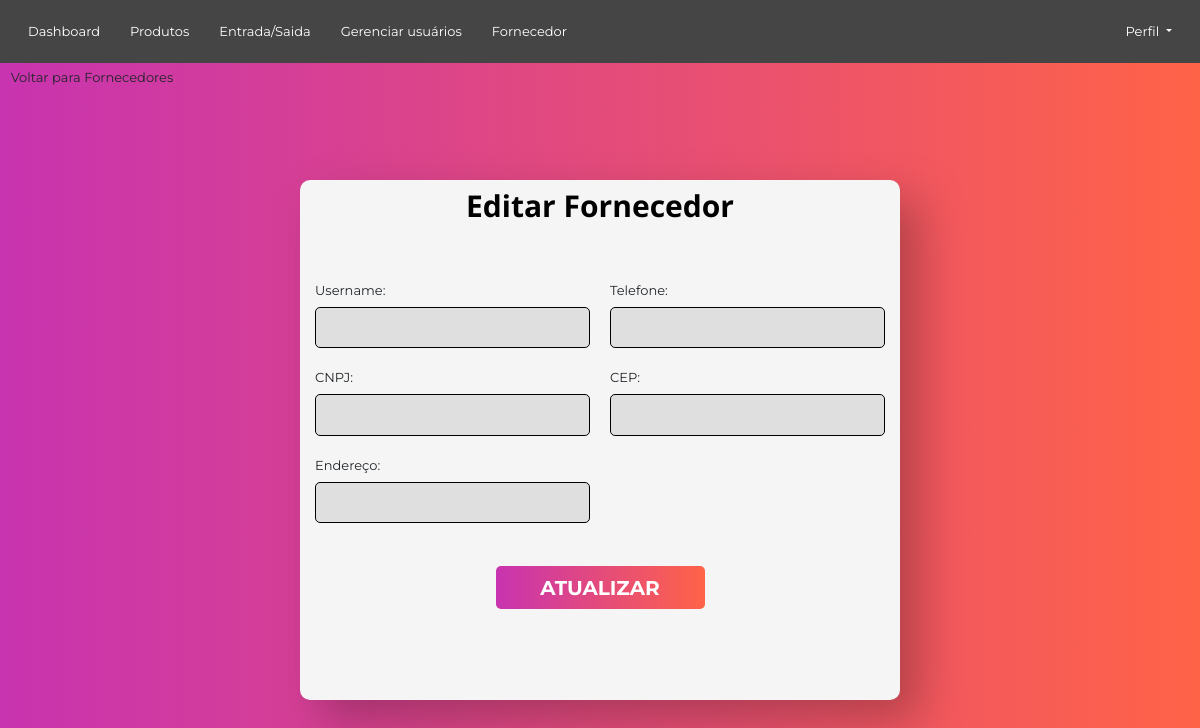
The page /fornecedor/editarFornecedor/12 (signed in) on the database as committed earlier.
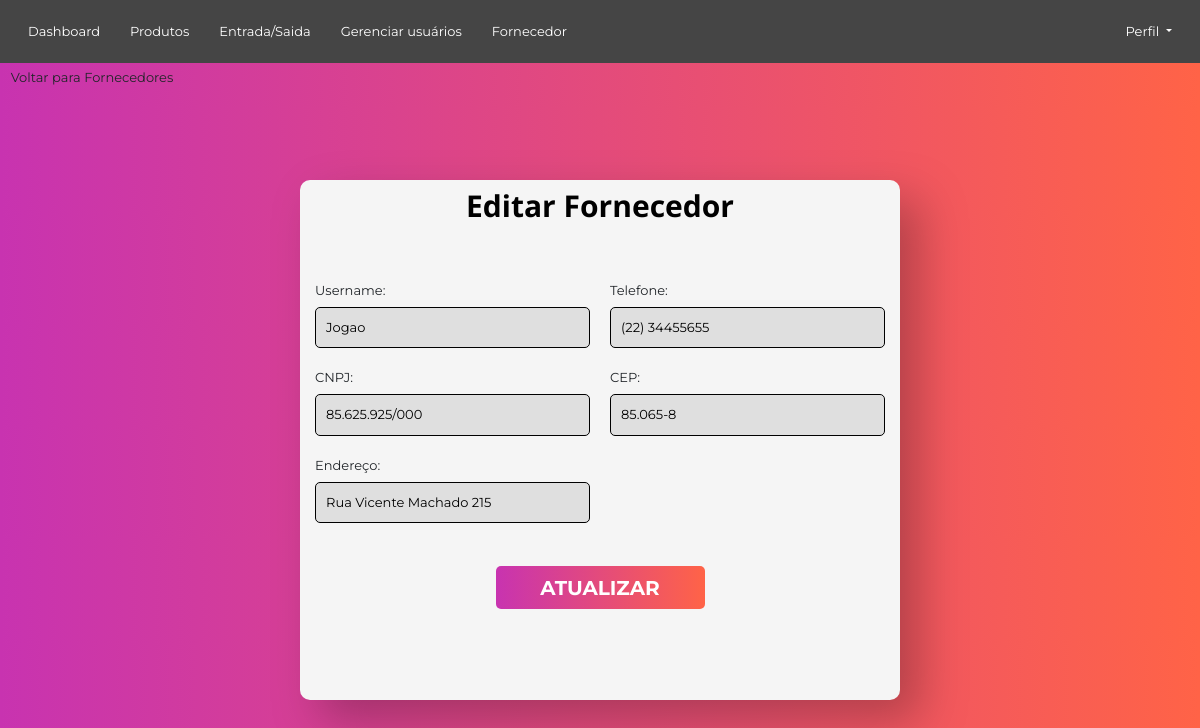
The same page on the database as committed later.
### Fornecedores/models.py (models this page shows, shortened)
class Fornecedor(models.Model):
    idFornecedor = models.AutoField(primary_key=True)
    nomeFornecedor = models.CharField(max_length=30, validators = [valida_texto])
    endereco = models.CharField(max_length=30)
    telefone = models.CharField(max_length=20)
    cep = models.CharField(max_length=8)
    cnpj = models.CharField(max_length=14)

### Fornecedores/views.py (the view)
# urls.py: path('editarFornecedor/<int:id>',editarFornecedor_view, name="editarFornecedor_view"),
def editarFornecedor_view(request, id):
    if(verifica_login(request)):
        fornecedor = fornecedor_existe(id)
        return render(request, "updateFornecedor.html", {"fornecedor": fornecedor})
    else:
        redirect(login_view)

### Fornecedores/views.py (called while the page is built)
def fornecedor_existe(id):
    try:
        fornecedor = Fornecedor.objects.get(idFornecedor= id)
        return fornecedor
    except Fornecedor.DoesNotExist:
        return None

### login/views.py (called while the page is built)
def verifica_login(request):
        return 'user_id' in request.session

### Fornecedores/templates/updateFornecedor.html (shortened to what this page needs)
{% extends 'base.html' %}
{% load static %}
{% block content%}
<link rel="stylesheet" href="{% static 'css/forms.css' %}">
<div class="retangulo">
    <ul>
        <li>
            <a href="{% url 'fornecedor_view' %}" class="btn btn-transparent">Voltar para Fornecedores</a>
        </li>
    </ul>
</div>
<div class="retangulo_Editar">
    <div class="title_Editar">Editar Fornecedor</div>
        <form action="{% url 'updateFornecedor_view' fornecedor.idFornecedor %}" class="editar-form" method="POST">
            <div class="form-group">
                <div class="form-control_campos">
                    <label for="username">Username:</label>
                    <input type="text" id="nomeFornecedor" name="nomeFornecedor" value="{{fornecedor.nomeFornecedor}}">
                </div>
                <div class="form-control_campos">
                    <label for="telefone">Telefone:</label>
                    <input type="text" id="telefone" name="telefone" value="{{fornecedor.telefone}}">
                </div>
                <div class="form-control_campos">
                    <label for="CNPJ">CNPJ:</label>
                    <input type="text" id="cnpj" name="cnpj" value="{{fornecedor.cnpj}}">
                </div>
                <div class="form-control_campos">
                    <label for="cep">CEP:</label>
                    <input type="text" id="cep" name="cep" value="{{fornecedor.cep}}">
                </div>
                <div class="form-control_campos">
                    <label for="endereco">Endereço:</label>
                    <input type="text" id="endereco" name="endereco" value="{{fornecedor.endereco}}">
                </div>
            </div>
            <button type="submit" class="btn-submit">Atualizar</button>
        </form>
    </div>
{% endblock %}

Rows that differ between the two databases and show on the page:
added Fornecedor: nomeFornecedor "Jogao", telefone "(22) 34455655", cnpj "85.625.925/000", cep "85.065-8", endereco "Rua Vicente Machado 215"
